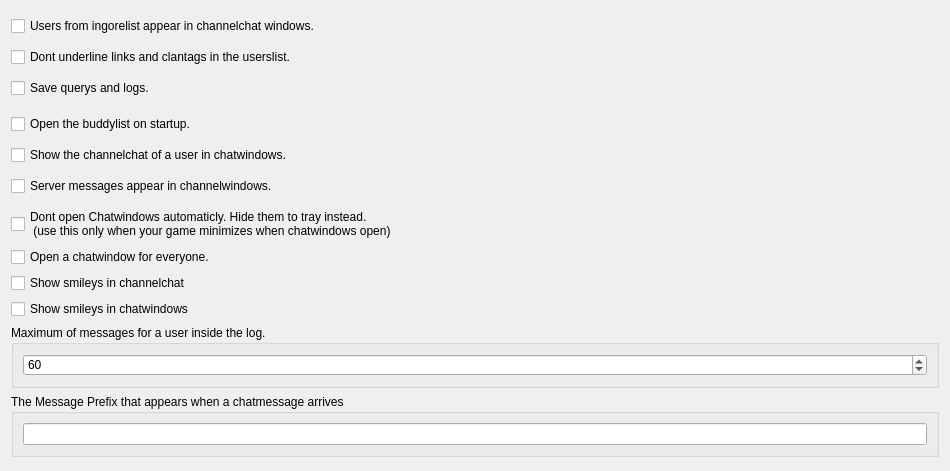
           <widget class="QWidget" name="scrollAreaWidgetContents_3">
            <property name="geometry">
             <rect>
              <x>0</x>
              <y>0</y>
              <width>950</width>
              <height>471</height>
             </rect>
            </property>
            <layout class="QVBoxLayout" name="verticalLayout_11">
             <item>
              <layout class="QVBoxLayout" name="verticalLayout_7">
               <item>
                <widget class="QCheckBox" name="cbignorysappearinchannel">
                 <property name="minimumSize">
                  <size>
                   <width>300</width>
                   <height>30</height>
                  </size>
                 </property>
                 <property name="text">
                  <string>Users from ingorelist appear in channelchat windows.</string>
                 </property>
                 <property name="checked">
                  <bool>false</bool>
                 </property>
                </widget>
               </item>
               <item>
                <widget class="QCheckBox" name="cbunderlinelinksandclans">
                 <property name="text">
                  <string>Dont underline links and clantags in the userslist.</string>
                 </property>
                </widget>
               </item>
               <item>
                <widget class="QCheckBox" name="cbsafequerys">
                 <property name="minimumSize">
                  <size>
                   <width>0</width>
                   <height>30</height>
                  </size>
                 </property>
                 <property name="text">
                  <string>Save querys and logs.</string>
                 </property>
                 <property name="checked">
                  <bool>false</bool>
                 </property>
                </widget>
               </item>
               <item>
                <widget class="QCheckBox" name="cbopenbuddylistonstartup">
                 <property name="minimumSize">
                  <size>
                   <width>0</width>
                   <height>30</height>
                  </size>
                 </property>
                 <property name="text">
                  <string>Open the buddylist on startup.</string>
                 </property>
                 <property name="checked">
                  <bool>false</bool>
                 </property>
                </widget>
               </item>
               <item>
                <widget class="QCheckBox" name="chbshowchannelchatinchatwindows">
                 <property name="text">
                  <string>Show the channelchat of a user in chatwindows.</string>
                 </property>
                 <property name="checked">
                  <bool>false</bool>
                 </property>
                </widget>
               </item>
               <item>
                <widget class="QCheckBox" name="cbservermessageinchannelwindows">
                 <property name="minimumSize">
                  <size>
                   <width>0</width>
                   <height>30</height>
                  </size>
                 </property>
                 <property name="text">
                  <string>Server messages appear in channelwindows.</string>
                 </property>
                 <property name="checked">
                  <bool>false</bool>
                 </property>
                </widget>
               </item>
               <item>
                <widget class="QCheckBox" name="chbstartchatsminimized">
                 <property name="text">
                  <string>Dont open Chatwindows automaticly. Hide them to tray instead.
 (use this only when your game minimizes when chatwindows open)</string>
                 </property>
                </widget>
               </item>
               <item>
                <widget class="QCheckBox" name="chballwaysopenchatwindows">
                 <property name="text">
                  <string>Open a chatwindow for everyone.</string>
                 </property>
                </widget>
               </item>
               <item>
                <widget class="QCheckBox" name="showsmileysinchannels">
                 <property name="text">
                  <string>Show smileys in channelchat</string>
                 </property>
                </widget>
               </item>
               <item>
                <widget class="QCheckBox" name="chbsmileysinchatwindows">
                 <property name="text">
                  <string>Show smileys in chatwindows</string>
                 </property>
                </widget>
               </item>
               <item>
                <widget class="QGroupBox" name="groupBox_18">
                 <property name="minimumSize">
                  <size>
                   <width>0</width>
                   <height>63</height>
                  </size>
                 </property>
                 <property name="title">
                  <string>Maximum of messages for a user inside the log.</string>
                 </property>
                 <layout class="QHBoxLayout" name="horizontalLayout_30">
                  <item>
                   <widget class="QSpinBox" name="sbmaximumoftextblocksinlog">
                    <property name="minimum">
                     <number>20</number>
                    </property>
                    <property name="maximum">
                     <number>100000</number>
                    </property>
                    <property name="value">
                     <number>60</number>
                    </property>
                   </widget>
                  </item>
                 </layout>
                </widget>
               </item>
               <item>
                <widget class="QGroupBox" name="groupBox_2">
                 <property name="title">
                  <string>The Message Prefix that appears when a chatmessage arrives</string>
                 </property>
                 <layout class="QHBoxLayout" name="horizontalLayout_4">
                  <item>
                   <widget class="QLineEdit" name="leprvmsgprefix">
                    <property name="text">
                     <string/>
                    </property>
                   </widget>
                  </item>
                 </layout>
                </widget>
               </item>
               <item>
                <spacer name="verticalSpacer_4">
                 <property name="orientation">
                  <enum>Qt::Vertical</enum>
                 </property>
                 <property name="sizeHint" stdset="0">
                  <size>
                   <width>20</width>
                   <height>40</height>
                  </size>
                 </property>
                </spacer>
               </item>
              </layout>
             </item>
            </layout>
           </widget>
